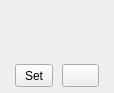
<?xml version="1.0" encoding="UTF-8"?>
<ui version="4.0">
 <class>AxesCurvesProfiles</class>
 <widget class="QWidget" name="AxesCurvesProfiles">
  <property name="geometry">
   <rect>
    <x>0</x>
    <y>0</y>
    <width>114</width>
    <height>93</height>
   </rect>
  </property>
  <property name="windowTitle">
   <string>Form</string>
  </property>
  <layout class="QVBoxLayout" name="verticalLayout" stretch="1,0">
   <property name="spacing">
    <number>0</number>
   </property>
   <property name="leftMargin">
    <number>6</number>
   </property>
   <property name="topMargin">
    <number>6</number>
   </property>
   <property name="rightMargin">
    <number>6</number>
   </property>
   <property name="bottomMargin">
    <number>6</number>
   </property>
   <item>
    <widget class="AxesCurvesButton" name="widget_Curve" native="true"/>
   </item>
   <item>
    <layout class="QHBoxLayout" name="layoutH">
     <property name="spacing">
      <number>9</number>
     </property>
     <property name="leftMargin">
      <number>9</number>
     </property>
     <property name="rightMargin">
      <number>9</number>
     </property>
     <item>
      <widget class="QToolButton" name="toolButton_Set">
       <property name="sizePolicy">
        <sizepolicy hsizetype="Preferred" vsizetype="Preferred">
         <horstretch>0</horstretch>
         <verstretch>0</verstretch>
        </sizepolicy>
       </property>
       <property name="text">
        <string>Set</string>
       </property>
      </widget>
     </item>
     <item>
      <widget class="QToolButton" name="toolButton_Reset">
       <property name="sizePolicy">
        <sizepolicy hsizetype="Preferred" vsizetype="Preferred">
         <horstretch>0</horstretch>
         <verstretch>0</verstretch>
        </sizepolicy>
       </property>
       <property name="icon">
        <iconset resource="../../resources.qrc">
         <normaloff>:/Images/reset.png</normaloff>:/Images/reset.png</iconset>
       </property>
      </widget>
     </item>
    </layout>
   </item>
  </layout>
 </widget>
 <customwidgets>
  <customwidget>
   <class>AxesCurvesButton</class>
   <extends>QWidget</extends>
   <header>axescurvesbutton.h</header>
   <container>1</container>
  </customwidget>
 </customwidgets>
 <resources>
  <include location="../../resources.qrc"/>
 </resources>
 <connections/>
</ui>
